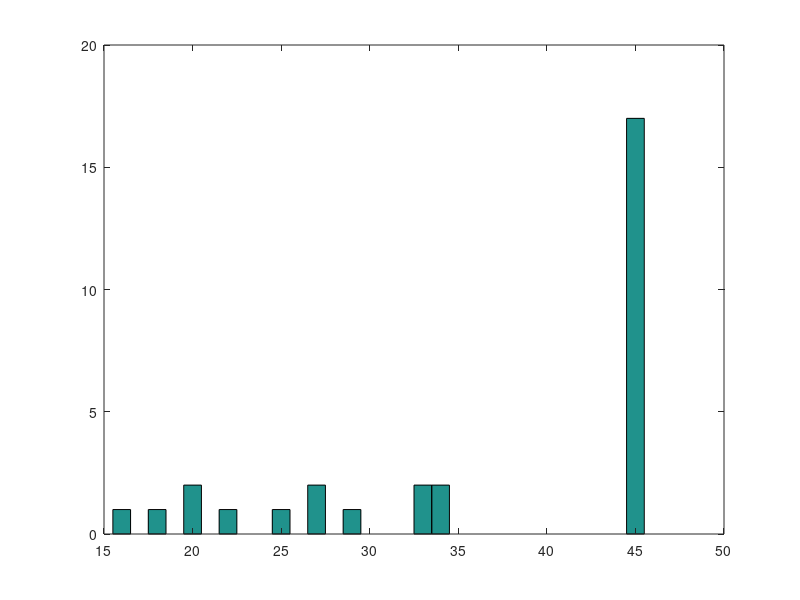
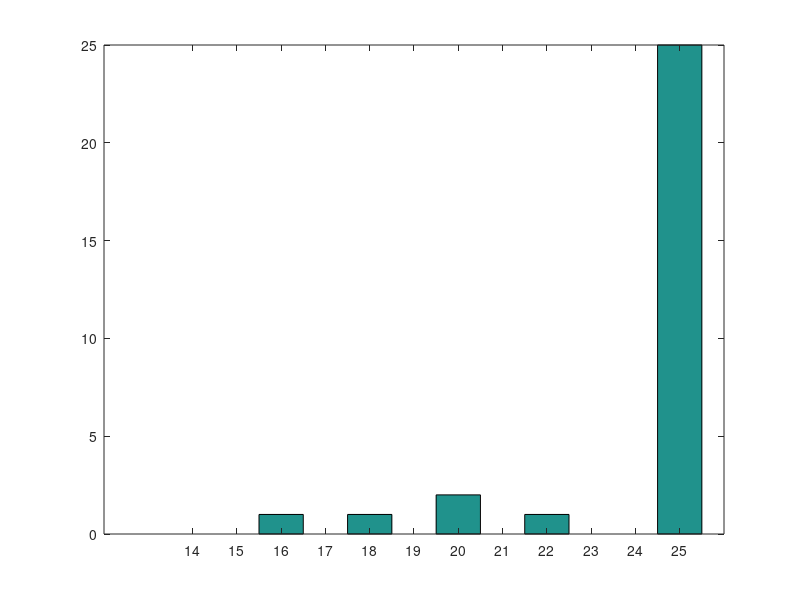

Recreate these plots in MATLAB, in order. (Note: this script raises an error after producing the figures.)
%function compile_rgc_fulldataset
close all
clear all
n_obs=0;
day = [1 1 1 2 3 3 ];

PostnatalAge = [45 45 45 45 45 45 45 29 33 33 34 34 45 45 45 45 45 45 27 45 27 18 45 22 45 45 20 20 25 16]
% PostnatalAge(PostnatalAge==60)=30;
figure
hist(PostnatalAge,min(PostnatalAge):max(PostnatalAge))

figure
hist(PostnatalAge(PostnatalAge<60),14:25)

agelist=sort(unique(PostnatalAge));
agelist=agelist(agelist~=25);

 
analysisPath = 'E:\Wayne Matlab data\Wayne data\analysis files\rgc\'
afile = { 'analysis_01312014_anesRGC_rec1new_P45.mat'...
    'analysis_02182014_anesRGC_rec1cluster2_P45.mat'...
    'analysis_02212014_anesRGC_rec1c_P45.mat'...
    'analysis_02272014_anesRGC_rec2b_P45.mat'...
    'analysis_03142014_anesRGC_rec1_P45.mat'...
    'analysis_03142014_anesRGC_rec2a_P45.mat'...
    'analysis_03172014_anesRGC_rec1acluster2_P45.mat'...
    'analysis_03212014_anesRGC_rec1_P29.mat'...
    'analysis_03252014_anesRGC_rec1_P33.mat'...
    'analysis_03252014_anesRGC_rec2_P33.mat'...
    'analysis_03262014_anesRGC_rec1b_P34.mat'...
    'analysis_03262014_anesRGC_rec2_P34.mat'...
    'analysis_03312014_anesRGC_rec1_P45.mat'...
    'analysis_04022014_anesRGC_rec1_P45.mat'...
    'analysis_04022014_anesRGC_rec2_P45.mat'...
    'analysis_04232014_anesRGC_rec1_P45.mat'...
    'analysis_04252014_anesRGC_rec1_P45.mat'...
    'analysis_04302014_anesRGC_rec1_P45.mat'...
    'analysis_05012014_anesRGC_rec1b_P27.mat'...
    'analysis_05142014_anesRGC_rec1_P45.mat'...
    'analysis_05222014_anesRGC_rec1_P27.mat'...
    'analysis_06032014_anesRGC_rec1_P18.mat'...
    'analysis_06112014_anesRGC_rec1_P45.mat'...
    'analysis_06242014_anesRGC_rec1_P22.mat'...
    'analysis_06272014_anesRGC_rec1_P45.mat'...
    'analysis_06272014_anesRGC_rec2_P45.mat'...
    'analysis_07092014_anesRGC_rec1_P20.mat'...
    'analysis_07102014_anesRGC_rec1new_P20.mat'...
    'analysis_07282014_anesRGC_rec1_P25.mat'...
    'analysis_08132014_anesRGC_rec1b_P16.mat'...
    };

histoPath = 'C:\data\matlab data\Wayne Matlab data\histology\development histology\'
histfile = { '','';...
    '','';...
    '','';... 
    '','';...
    '','';...
    '','';...
    '','';...
    '','';...
    '','';...
    '','';...
    '','';...
    '','';...
    '','';...
    '','';...
    '','';...
    '','';...
    '','';...
    '','';...
    '','';...
    '','';...
    '','';...
    '','';...
    '','';...
    '','';...
    '','';...
    '','';...
    '','';...
    '','';...
    '','';...
    '','';...
    };


for i = 1:length(afile)
     afile{i} = [analysisPath afile{i}];
    for s = 1:2  
    if ~isempty(histfile{i,s})
        histfile{i,s} = [histoPath histfile{i,s}];
    end
    end
end



%%% WWT
%%% note - this assumes both shanks are in roughly same A/P position

% lgnPos  = [0 0 3 3 4 0 0 0 0 0 0 0 3 0 0 0 2 3 1 3 0 0 0 0 2 1 4 3 1 1 2 2 1 4 2 4 3 2 2];
% 
% %%% lgnPos = ceil(5*rand(length(afile),1));
% 
% length(afile)
% length(histfile)
% length(lgnPos)
% 
% [anatomy sections]=LGN_histo_twoshank(histfile, lgnPos);
% 
% 
 numsites = ones(1,length(histfile));
% 
% 
% % manual_type = xlsread('C:\data\lgn rf project_new0824\lgn_analysis\lgn types 091412.xlsx','A1:A294');
% % manual_outside = xlsread('C:\data\lgn rf project_new0824\lgn_analysis\lgn types 091412.xlsx','B1:B294');
% % manual_outside(isnan(manual_outside))=0;
 n=0;

 clear mv_all
for i = 1:length(afile);
    i
    clear displayOffset drift mv fl wn wn_movement
    load(afile{i});
    cell_range = n+(1:length(drift));
    n=n+length(drift);
    size(wn)
    if size(wn,2)==2
        wn_all(cell_range,:)=wn
    else
        wn_all(cell_range,1)=wn
    end
    drift_all(cell_range)=drift;

    fl_all(cell_range)=fl;
    if exist('wn_movement','var')
        if ~isfield(wn_movement,'spikes')
            wn_movement(1).freqs = NaN; wn_movement(1).mv_lfp = NaN; wn_movement(1).mvlfp_tdata=NaN;
            wn_movement(1).speed = NaN; wn_movement(1).spikes = NaN; wn_movement(1).lfpV = NaN; wn_movement(1).lfpT=NaN;
            wn_movement(1).frameNum=NaN; wn_movement(1).frameT=NaN;
        end
        movement_all(cell_range)=wn_movement;
    end
    
    age(cell_range) = PostnatalAge(i);
    site(cell_range)=i;
    cell_id(cell_range,:) = cells;
    if size(wv,1)>19
        wv=wv(1:19,:);
    end
    wvform(cell_range,:) = wv';
    if ~exist('displayOffset')
        display(sprintf('need to add display for file %d',i))
       % input('press return to continue')
        displayOffset =45;
        displayHeight=4;
    end
    offsetX(cell_range)=displayOffset;
    offsetY(cell_range)=displayHeight*atand(1/25);

    
end

wn_degperpix = wn(end).degperpix;

clear p
n_sta=0;
%%% fit wn movie stas
wn_cr=nan(n,2);
for eye=1:2;
    for cell_n = 1:n
        cell_n
        wn_all(cell_n,eye).sta_fit=[nan nan nan nan nan nan ];
        wn_all(cell_n,eye).fitsta=nan;
        if ~isempty(wn_all(cell_n,eye).N)
            
            wn_cr(cell_n,eye) = (wn_all(cell_n,eye).crf(10) - wn_all(cell_n,eye).crf(1));
            eye
            for s =1:3
                sta = double(squeeze(wn_all(cell_n,eye).svd_xy(s,:,:)));
                
                [fit g]= fitLGNrf(sta);
                background = find(abs(g-fit(2))<(0.1*abs(fit(1))));
                if fit(1)>1 | fit(3)<1 | fit(4)<1 | fit(3)>size(sta,1) | fit(4)>size(sta,2)
                    break
                end
                z=abs(fit(1))/std(sta(background))
                
                if z>6
                    wn_all(cell_n,eye).sta_t = wn_all(cell_n,eye).svd_t(:,s);
                    if wn_all(cell_n,eye).sta_t(6)<0;
                        wn_all(cell_n,eye).sta_t = wn_all(cell_n,eye).sta_t *-1;
                        fit(1) = fit(1)*-1;
                        fit(2)=fit(2)*-1;
                    end
                    wn_all(cell_n,eye).sta_fit=fit;
                    wn_all(cell_n,eye).sta_final=sta;
                    wn_all(cell_n,eye).zscore=z;
                    wn_all(cell_n,eye).fitsta= g;
                    %                 figure
                    %                 subplot(2,2,1)
                    %                 imagesc(sta); axis equal; axis tight;
                    %
                    %                 subplot(2,2,2)
                    %                 imagesc(g);axis equal; axis tight;
                    %
                    %                 subplot(2,2,4);
                    %                 plot(wn_all(cell_n,eye).sta_t)
                    %                 xlim([0 30])
                    %
                    
                    n_sta=n_sta+1;
                    break
                end
            end
        end
    end
end

for cell_n=1:n
wn_spont(cell_n) = mean(wn_all(cell_n,1).crf([1 20]))/600;
end
figure
hist(wn_spont);
% figure
% plot(dr_spont,wn_spont,'o')




[sp sperr] = sortbyage(wn_spont',age,agelist,1);
figure
errorbar(agelist,sp,sperr);
ylabel('wn spont rate (sp/sec)')

[wnamp wnerr] = sortbyage(wn_cr(:,1)/600,age,agelist,1);
figure
errorbar(agelist,wnamp,wnerr)
ylabel('evoked wn firing (sp/sec)')

ind=0;
tmin=zeros(1,cell_n); tmax = tmin; wn_lat=tmin;

x0 = nan(n,1); y0 = nan(n,1); wx=nan(n,1),wy=nan(n,1);A = nan(n,1); wn_resp = nan(n,1); wn_phase=nan(n,1);
tmin= nan(n,1); tmax=nan(n,1); wn_lat = nan(n,1); wn_cr_norm=nan(n,1);wn_adapt=nan(n,1); dom_eye=ones(n,1)
mv_x0 = nan(n,1); mv_y0=nan(n,1); fl_x0=nan(n,1); fl_y0=nan(n,1);
dom_eye(wn_cr(:,2)>1000 & wn_cr(:,2)>wn_cr(:,1)& wn_cr(:,1)>-10^3)=2;
figure
scatter(wn_cr(:,1),wn_cr(:,2),6,dom_eye)
xlabel('contra eye response')
ylabel('ipsi eye response');
legend('contra unit','ipsi unit')


age(age==60)=30;




%%% fill in white noise params
for cell_n=1:n
    for eye=1:2
        
        if ~isempty(wn_all(cell_n,eye).N)
            if eye==dom_eye(cell_n);
                %                 if eye==2
                %                     keyboard
                %                 end;
                dom_eye(cell_n)=eye;
                wn_resp(cell_n) = wn_all(cell_n,eye).responsiveness(1);
                wn_phase(cell_n) =wn_all(cell_n,eye).phase;
                A(cell_n) = wn_all(cell_n,eye).sta_fit(1);
                wx(cell_n)=abs(wn_all(cell_n,eye).sta_fit(6));
                wy(cell_n)=abs(wn_all(cell_n,eye).sta_fit(5));
                x0(cell_n)= (wn_all(cell_n,eye).sta_fit(4) - 64)*wn_degperpix + offsetX(cell_n);
                y0(cell_n)= (wn_all(cell_n,eye).sta_fit(3) - 38)*wn_degperpix ;  %%% top of monitor = -38, bottom = 38,  so moving upward means more negative
                y0(cell_n) = -y0(cell_n) + offsetY(cell_n);  %%% invert so y goes from bottom up
                if ~isempty(wn_all(cell_n,eye).sta_t)
                    [z wn_lat(cell_n)] = max(wn_all(cell_n,eye).sta_t);
                    tmax(cell_n)=max(wn_all(cell_n,eye).sta_t - wn_all(cell_n,eye).sta_t(1))*sign(A(cell_n));
                    tmin(cell_n)=min(wn_all(cell_n,eye).sta_t- wn_all(cell_n,eye).sta_t(1))*sign(A(cell_n));
                end
                %wn_cr(cell_n) = (wn_all(cell_n,eye).crf(10) - wn_all(cell_n,eye).crf(1));
                wn_cr_dom(cell_n) = wn_cr(cell_n,eye);
                wn_cr_norm(cell_n) = (wn_all(cell_n,eye).crf(10) - wn_all(cell_n,eye).crf(1)) ./ ( (wn_all(cell_n,eye).crf(10) + wn_all(cell_n,eye).crf(1)));
                up = mean(wn_all(cell_n,eye).crf(1:10)); dn = mean(wn_all(cell_n,eye).crf(11:20));
                if up~=0
                    wn_adapt(cell_n) = dn/up;
                end
                
            
                if ~isstruct(fl_all(cell_n))
                    fl_x0(cell_n) = NaN; fl_y0(cell_n)=NaN;
                else
                    if ~isempty(fl_all(cell_n).sta_pos)
                        fl_x0(cell_n) = fl_all(cell_n).sta_pos(1)*fl_all(length(wn_all)).degperpix + offsetX(cell_n);
                        fl_y0(cell_n) = -fl_all(cell_n).sta_pos(2)*fl_all(length(wn_all)).degperpix +offsetY(cell_n);
                    end
                end
                
            end
        end
    end
end


tratio=-tmin./tmax;
tratio(tratio>1)=1;


%%% flash spots
for cell_n = 1:n
    f= fl_all(cell_n);
    if ~isempty(f.N)
        flash_spont = mean(f.onset_hist(f.onset_bins<0.25))
        %     figure
        %      for r = 1:2
        %          hold on
        %          if r==1
        %          plot(f.onset_bins(1:end-1),squeeze(mean(f.onset_hist(r,:,:),2)))
        %          else
        %            plot(f.onset_bins(1:end-1),squeeze(mean(f.onset_hist(r,:,:),2)),'r')
        %          end
        %      end
        
        [junk fl_onoff(cell_n) ] = max(nanmean(f.hist_all,2));
        
        sz= squeeze(f.hist_all(fl_onoff(cell_n),:))-f.spont;
        fl_sztune(cell_n,:)=sz;
        [fl_amp(cell_n) fl_sz(cell_n)] = max(sz) ;
        fl_supp(cell_n) = sz(end)/max(sz);
        fl_spont(cell_n) = f.spont;
        c=corrcoef(squeeze(mean(f.onset_hist(1,:,:),2)), squeeze(mean(f.onset_hist(2,:,:),2)));
        fl_onoffcorr(cell_n) =c(2,1);
        use_sizes = find(sz>0.5*max(sz))
        for r=1:2
            
            h = squeeze(mean(f.onset_hist(r,use_sizes,:),2))-f.spont;
            fl_tseries(cell_n,r,:) = h;
            [onset(cell_n,r) onset_lat(cell_n,r)]=max(h(f.onset_bins>=0.3 & f.onset_bins<0.55));
            onset_sust(cell_n,r) = mean(h(f.onset_bins>=0.3 & f.onset_bins<0.55))/onset(cell_n,r);
            [offset(cell_n,r) offset_lat(cell_n,r)]=max(h(f.onset_bins>=0.55 & f.onset_bins<0.8));
            offset_sust(cell_n,r) = mean(h(f.onset_bins>=0.55 & f.onset_bins<0.8))/offset(cell_n,r);
        end
        
        
        if f.lag==1  %%% responds to offset
            fl_lat(cell_n)=offset_lat(cell_n,fl_onoff(cell_n));
            sustain(cell_n) =offset_sust(cell_n,fl_onoff(cell_n));
        else
            sustain(cell_n) =onset_sust(cell_n,fl_onoff(cell_n));
            fl_lat(cell_n)=onset_lat(cell_n,fl_onoff(cell_n));
        end
        fl_onset_amp(cell_n) = onset(cell_n,fl_onoff(cell_n));
        fl_lag(cell_n) = f.lag;
        fl_onoff(cell_n) = 2*(fl_onoff(cell_n)-1.5);
        if fl_lag(cell_n)==1  %%% if a cell responds with 1 frame delay, it is responding to offset
            fl_onoff(cell_n)=-1*fl_onoff(cell_n);
        end
    end
end

fl_thresh=1;

[supp supperr] = sortbyage(fl_supp',age,agelist,fl_amp>fl_thresh );
figure
errorbar(agelist,supp, supperr);
ylabel('size suppression');

[sz szerr] = sortbyage(fl_sz',age,agelist,fl_amp>fl_thresh);
figure
errorbar(agelist,sz, szerr);
ylabel('pref size')

[lat laterr] = sortbyage(fl_lat',age,agelist,fl_amp>fl_thresh);
figure
errorbar(agelist,lat, laterr);
ylabel('flash spot latency (frames)')

[resp resperr] = sortbyage(wx,age,agelist,1)
figure
errorbar(agelist,resp, resperr);
ylabel('wx white noise)')

[resp resperr] = sortbyage(fl_amp',age,agelist,1)
figure
errorbar(agelist,resp, resperr);
ylabel('spot response (sp/sec)')


[resp resperr] = sortbyage(fl_amp'>fl_thresh,age,agelist,1)
figure
errorbar(agelist,resp, resperr);
ylabel('% responsive')



fl_type= nan(size(fl_lag));
fl_type(fl_lag==0)=1;
fl_type(fl_lag==1)=2;


%n_obs=n_obs+1; obs_name{n_obs} = 'fl size supp'; obs(:,n_obs) = fl_supp;


fl_sz(fl_amp<fl_thresh)=nan;
fl_lag(fl_amp<fl_thresh)=nan;
fl_type(fl_amp<fl_thresh)=nan;
sustain(fl_amp<fl_thresh)=nan;
fl_onoff(fl_amp<fl_thresh)=nan;
fl_lat(fl_amp<fl_thresh)=nan;
fl_onoffcorr(fl_amp<fl_thresh)=nan;

fl_x0(fl_amp<fl_thresh)=nan;
fl_x0(fl_x0<-20)=nan;
fl_y0(fl_amp<fl_thresh)=nan;

sustain(sustain<0)=nan;
sustain(sustain>1)=nan;


sustain_norm = sustain;
sustain_norm(sustain_norm<0)=0;
sustain_norm(fl_onset_amp<2)=nan;


clear driftOSI driftDSI

%%% drifting gratings
for cell_n=1:length(histox)
    d = drift_all(cell_n);
    dr_spont(cell_n)=d.spont(1);
    tfs = squeeze(nanmean(d.orient_tune(1:2,:,:),3));
    tf_ratio(cell_n,:) = (tfs(2,:)-tfs(1,:))./(tfs(2,:) + tfs(1,:));
    %figure('Name',sprintf('cell %d',cell_n))
    color = {'b','r'};
    [sf_amp(cell_n) peak_sf(cell_n)] = max(squeeze(mean(nanmean(d.sf_tune(:,1:2,:),2),1)));
    
    drift_amp(cell_n) = max(max(max(d.orient_tune)));
    for r=1:2  %%% tempfreq
        lowsf(cell_n,r)=d.sf_tune(r,1,1);
        for f=1:2  %%% F0 F1
            [peak_amp peak_tf(cell_n)] = max(squeeze(nanmean(d.sf_tune(:,f,:),3)));
            drift_os = squeeze(d.orient_tune(r,f,:));
            [dr_osi(cell_n,r,f) dr_prefO(cell_n,r,f)]= calcOSI(drift_os,0);
            [dr_dsi(cell_n,r,f) dr_prefD(cell_n,r,f)]= calcOSI(drift_os,1);
            
            %                 subplot(2,2,f)
            %                 hold on
            %                 plot(drift_os,color{r});
            %                 title(sprintf('tfratio %f',tf_ratio(cell_n,f)));
            
            drift_sf= squeeze(d.sf_tune(r,f,:));
            %                 subplot(2,2,f+2)
            %                 hold on
            %                 plot(drift_sf,color{r});
            %                 title(sprintf('peak sf %d',peak_sf(cell_n)));
            %axis([1 8 min(0,min(drift_os)) max(drift_os)])
        end
    end
    pref_tf = round(sign(tf_ratio(cell_n,1))/2 + 1.5);
    if isnan(pref_tf)
        pref_tf = 1;
    end
    driftOSI(cell_n,:) = dr_osi(cell_n,pref_tf,:);
    driftDSI(cell_n,:) = dr_dsi(cell_n,pref_tf,:);
    driftOSItheta(cell_n,:) = dr_prefO(cell_n,pref_tf,:);
    driftDSItheta(cell_n,:) = dr_prefD(cell_n,pref_tf,:);
    driftF1F0(cell_n)=sum(d.orient_tune(pref_tf,2,:)) / sum(d.orient_tune(pref_tf,1,:)); %%% replace with max?
    %         driftF1F0(cell_n)=max(d.orient_tune(pref_tf,2,:)) / max(d.orient_tune(pref_tf,1,:)); %%% replace with max?
    lowpass(cell_n) = lowsf(cell_n,pref_tf);
end


[resp resperr] = sortbyage(sf_amp',age,agelist,1);
figure
errorbar(agelist,resp,resperr);
ylabel('grating response (sp/sec)');

[resp resperr] = sortbyage(sf_amp'>1,age,agelist,1);
figure
errorbar(agelist,resp,resperr);
ylabel('% responsive (>1sp/sec)');

[sf sferr] = sortbyage(peak_sf',age,agelist,sf_amp>2)
figure
errorbar(agelist,sf,sferr);
ylabel('peak sf (cpd)');

[sp sperr] = sortbyage(dr_spont',age,agelist,1)
figure
errorbar(agelist,sp,sperr);
ylabel('spont rate (sp/sec)');

[osi osierr] = sortbyage(driftOSI(:,1)>0.2,age,agelist,sf_amp>2);
figure
errorbar(agelist,osi,osierr);
ylabel('fraction orientation selective >0.2')


[dsi dsierr] = sortbyage(driftDSI(:,1)>0.2,age,agelist,sf_amp>2);
figure
errorbar(agelist,dsi,dsierr);
ylabel('fraction direction selective >0.2')

sbc= (wn_cr_dom<-1*10^3);

[sbc_frac sbc_err] = sortbyage(sbc',age,agelist,1);
figure
errorbar(agelist,sbc_frac,sbc_err);
ylabel('fraction sbc');


thresh=3;
mv_osi(mv_amp<thresh)=nan;
mv_dsi(mv_amp<thresh)=nan;
mv_spd(mv_amp<thresh)=nan;
mv_spd_ratio(mv_amp<thresh)=nan;
mv_x0(mv_amp<thresh)=nan;
mv_y0(mv_amp<thresh)=nan;

d_thresh=1;
driftF1F0(driftF1F0<0)=0;
tf_ratio(tf_ratio>1)=1;
tf_ratio(tf_ratio<-1)=-1;
tf_ratio(sf_amp<d_thresh)=nan;
peak_sf(sf_amp<d_thresh)=nan;
driftDSI(sf_amp<d_thresh,:)=nan;
driftOSI(sf_amp<d_thresh,:)=nan;
driftF1F0(sf_amp<d_thresh)=nan;




%%% lots of misc figs
for misc_figs = 1:0
    figure
    hist(wn_cr);
    
    figure
    hist(wn_cr_norm)
    
    figure
    polar(wn_phase,wn_resp,'o');
    figure
    plot(wn_resp.*cos(wn_phase),wn_cr_norm,'o');
    
    %%% wn amplitudes
    figure
    hist(A)
    sum(~isnan(A))/length(A)
    
    %%% wn sizes
    figure
    plot(wx*0.7,wy*0.7,'o');
    axis([0 10 0 10])
    axis square
    
    
    
    
    %%% wn on/off
    figure
    plot(tmax,tmin,'o')
    axis([-1 1 -1 1])
    axis square
    
    %%% wn latency
    figure
    hist(wn_lat(wn_lat>0))
    
    %%% wn sites
    figure
    color = {'bo','go','ro','co','mo','yo','ko'};
    for i=1:length(afile);
        hold on
        plot(x0(site==i),y0(site==i),color{mod(i,7)+1})
        
    end
    axis ij
    
    
    figure
    plot(tmin./tmax,wx,'o')
    
    figure
    plot(fl_lag,wx,'o')
    xlabel('flash_lag');
    ylabel('width deg');
    
    figure
    plot(x0,wx,'o')
    axis([0 128 0 15])
    xlabel('x - deg');
    ylabel('width x - deg');
    
    figure
    plot(x0,wy,'o')
    
    figure
    hist(fl_lat(fl_amp>4 & fl_lag==0));
    
    figure
    hist(sustain(fl_amp>4 & fl_lag==0));
    
    
    figure
    hist(tmin./tmax)
    
    figure
    plot(fl_lat(fl_amp>2 & fl_lag==0),sustain(fl_amp>2 & fl_lag==0),'o' );
    
    
    figure
    plot(tmax(fl_lag==0),tmin(fl_lag==0),'o')
    hold on
    plot(tmax(fl_lag==1),tmin(fl_lag==1),'ro')
    
    figure
    plot(fl_sz(fl_amp>4),wx(fl_amp>4),'o');
    hold on
    plot(fl_sz(fl_amp>4),wy(fl_amp>4),'go');
    figure
    plot(onset);
    figure
    plot(offset);
    
    figure
    plot(fl_onoff(fl_amp>4),tmax(fl_amp>4),'o')
    
    figure
    plot(onset(:,1),onset(:,2),'o')
    xlabel('off response onset')
    ylabel('on response onset')
    axis equal
    figure
    plot(onset(:,1),offset(:,2),'o');
    axis equal
    hold on
    plot(onset(:,2),offset(:,1),'ro')
    axis equal
    
    figure
    for i =1:2
        hold on
        if i==1
            plot(x0(fl_lag==0),y0(fl_lag==0),'o');
        elseif i==2
            plot(x0(fl_lag==1),y0(fl_lag==1),'go');
        end
    end
    title('position - lag =0 vs 1')
    axis ij
    
    fl_responder=find(onset>5)
    figure
    plot(onset_sust(fl_responder),onset_lat(fl_responder),'o')
    
    figure
    hist(onset_sust(onset>5));
    
    figure
    hist(onset_lat(onset>5),0:10)
    
    figure
    plot(fl_sz(fl_amp>1),fl_amp(fl_amp>1),'o')
    
    figure
    hist(fl_supp(fl_amp>2))
    
    figure
    plot(fl_lag(fl_amp>4),fl_supp(fl_amp>4),'o')
    
    
    fl_resp = find(fl_amp>4 | (fl_amp>2 & fl_spont<1))
    
end

for histo_analysis=1:0
    
    fl_y0 = fl_y0 - (nanmean(fl_y0)-nanmean(y0));
    mv_y0 = mv_y0 - (nanmean(mv_y0)-nanmean(y0));
    fl_x0 = fl_x0 - (nanmean(fl_x0)-nanmean(x0));
    mv_x0 = mv_x0 - (nanmean(mv_x0)-nanmean(x0));
    
    meanx0 = nanmean([x0 fl_x0 mv_x0],2);
    meany0 = nanmean([y0 fl_y0 mv_y0],2);
    
    offsets = zeros(length(x0),max(day));
    for i = 1:max(day);
        offsets(:,i)=(day(site)==i)';
    end
    
    %xyz = [ones(size(x0)) alignedX' alignedY' histSection'*200];
    xyz = [offsets alignedX' alignedY' histSection'*200];
    
    xc = regress(meanx0,xyz);
    yc = regress(meany0,xyz);
    xfit = xyz*xc;
    yfit = xyz*yc;
    
    colordef white
    figure
    scatter(meanx0,xfit,8,site);
    xlabel('x0'); ylabel('xfit');
    axis equal
    
    figure
    scatter(meany0,yfit,8,site);
    xlabel('y0'); ylabel('yfit');
    axis equal
    
    figure
    plot(x0,mv_x0,'o');
    xlabel('wn x0'); ylabel('mv x0')
    hold on; axis equal
    plot([0 100],[0 100])
    
    
    figure
    plot(y0,mv_y0,'o')
    xlabel('wn y0'); ylabel('mv y0')
    hold on; axis equal
    plot([0 100],[0 100])
    
    
    figure
    plot(x0,fl_x0,'o');
    xlabel('wn x0'); ylabel('fl x0')
    hold on; axis equal
    plot([0 100],[0 100])
    
    figure
    plot(y0,fl_y0,'o')
    xlabel('wn y0'); ylabel('fl y0')
    hold on; axis equal
    plot([0 100],[0 100])
    
end


% figure
% hold on
% for siteN = 1:32
%     pts = find(site==siteN);
%     plot(histoy(pts),meany0(pts)')
%     if sum(~isnan(meany0(pts)))>1
%         yc = regress(meany0(pts),[ones(size(meany0(pts))) histoy(pts)']);
%         scale(siteN) = yc(2);
%     end
% end

figure
plot(histox,histoy,'o')
axis equal
n_obs=0;
clear obs_name obs

for setup_obs=1:1
    n_obs=n_obs+1; obs_name{n_obs} = 'histox'; obs(:,n_obs) = histox;
    n_obs=n_obs+1; obs_name{n_obs} = 'histoy'; obs(:,n_obs)=histoy;
    n_obs=n_obs+1; obs_name{n_obs} = 'hist sections'; obs(:,n_obs)=histSection;
    n_obs=n_obs+1; obs_name{n_obs} = 'x0'; obs(:,n_obs) = x0;
    n_obs=n_obs+1; obs_name{n_obs} = 'y0'; obs(:,n_obs)=y0;
    n_obs=n_obs+1; obs_name{n_obs} = 'eye'; obs(:,n_obs) = dom_eye;
    n_obs=n_obs+1; obs_name{n_obs} = 'manual type'; obs(:,n_obs) = manual_type;
    n_obs=n_obs+1; obs_name{n_obs} = 'sta amp'; obs(:,n_obs)=A;
    n_obs=n_obs+1; obs_name{n_obs} = 'flash on/off'; obs(:,n_obs) = fl_onoff;
    
    n_obs=n_obs+1; obs_name{n_obs} = 'tminmax'; obs(:,n_obs) = tratio;
    n_obs=n_obs+1; obs_name{n_obs} = 'wx'; obs(:,n_obs) = wx;
    n_obs=n_obs+1; obs_name{n_obs} = 'wy'; obs(:,n_obs)=wy;
    n_obs=n_obs+1; obs_name{n_obs} = 'sta latency'; obs(:,n_obs) = wn_lat;
    n_obs=n_obs+1; obs_name{n_obs} = 'flash latency'; obs(:,n_obs) = fl_lat;
    
    n_obs=n_obs+1; obs_name{n_obs} = 'peak size'; obs(:,n_obs) = fl_sz;
    n_obs=n_obs+1; obs_name{n_obs} = 'fl_lag'; obs(:,n_obs) = fl_lag;
    n_obs=n_obs+1; obs_name{n_obs} = 'offset-onset'; obs(:,n_obs)=-fl_type;
    n_obs=n_obs+1; obs_name{n_obs} = 'sustain'; obs(:,n_obs) = sustain;
    n_obs=n_obs+1; obs_name{n_obs} = 'onfoff corr'; obs(:,n_obs) = fl_onoffcorr;
    
    n_obs=n_obs+1; obs_name{n_obs} = 'mv osi'; obs(:,n_obs) =mv_osi;
    n_obs=n_obs+1; obs_name{n_obs} = 'mv dsi'; obs(:,n_obs) = mv_dsi;
    n_obs=n_obs+1; obs_name{n_obs} = 'peak speed'; obs(:,n_obs) = mv_spd;
    n_obs=n_obs+1; obs_name{n_obs} = 'mv sp ratio'; obs(:,n_obs) = mv_spd_ratio;
    
    n_obs=n_obs+1; obs_name{n_obs} = 'TF ratio'; obs(:,n_obs) = tf_ratio(:,1)';
    n_obs=n_obs+1; obs_name{n_obs} = 'peakSF'; obs(:,n_obs) = peak_sf;
    %n_obs=n_obs+1; obs_name{n_obs} = 'drift amp'; obs(:,n_obs) = sf_amp;
    
    d = driftDSI(:,1)';
    d(d>0.3)=d(d>0.3)+0.1;
    n_obs=n_obs+1; obs_name{n_obs} = 'DSI'; obs(:,n_obs) = d;
    %   n_obs=n_obs+1; obs_name{n_obs} = 'driftDSI1'; obs(:,n_obs) = driftDSI(:,2)';
    
    d = driftOSI(:,1)';
    d(d>0.33)=d(d>0.33)+0.1;
    n_obs=n_obs+1; obs_name{n_obs} = 'OSI'; obs(:,n_obs) = d;
    %  n_obs=n_obs+1; obs_name{n_obs} = 'driftOSI1'; obs(:,n_obs) = driftOSI(:,2)';
    n_obs=n_obs+1; obs_name{n_obs} = 'F1/F0'; obs(:,n_obs) = driftF1F0;
    
    n_obs=n_obs+1; obs_name{n_obs} = 'contrast resp'; obs(:,n_obs) = wn_cr_dom;
    n_obs=n_obs+1; obs_name{n_obs} = 'contrast resp_norm'; obs(:,n_obs)=wn_cr_norm;
    n_obs=n_obs+1; obs_name{n_obs} = 'sbc'; obs(:,n_obs)=(wn_cr_dom<-1*10^3);
    n_obs=n_obs+1; obs_name{n_obs} = 'wn adapt'; obs(:,n_obs)=wn_adapt;
    n_obs=n_obs+1; obs_name{n_obs} = 'spont'; obs(:,n_obs) = dr_spont;
    
end


figure
for i = 1:n_obs;
    subplot(5,7,i)
    [h b]=hist(obs(:,i));
    bar(b,h);
end


%usedcells= find(inside & ~(isnan(obs(:,4)) & isnan(obs(:,16))&isnan(obs(:,24))));
resp =~isnan(obs(:,find(strcmp(obs_name,'sta amp'))))+  ~isnan(obs(:,find(strcmp(obs_name,'offset-onset')))) +...
    ~isnan(obs(:,find(strcmp(obs_name,'peak speed'))))+  ~isnan(obs(:,find(strcmp(obs_name,'F1/F0')))) ;

sbc = wn_cr_dom<-1*10^3;
sbc=sbc';

usedcells = find(manual_type~=0)
%usedcells = find(inside & resp>=1| sbc);
%usedcells = 1:length(sbc);
%usedcells=find(manual_type>=1 & manual_type<=2)
length(usedcells)

obs_used = obs(usedcells,:);
obs_used=replaceNan(obs_used,obs_name,'DSI',0);
obs_used=replaceNan(obs_used,obs_name,'OSI',0);
obs_used=replaceNan(obs_used,obs_name,'mv osi',0);
obs_used=replaceNan(obs_used,obs_name,'mv dsi',0);
obs_used=replaceNan(obs_used,obs_name,'sta amp',0);
obs_used=replaceNan(obs_used,obs_name,'peak speed',3);
obs_used=replaceNan(obs_used,obs_name,'mv sp ratio',0);

obs_norm = (obs_used-repmat(nanmean(obs_used),size(obs_used,1),1))./repmat(nanstd(obs_used),size(obs_used,1),1);
obs_norm(obs_norm>2)=2;
obs_norm(obs_norm<-2)=-2;

figure
for i = 1:n_obs;
    subplot(5,7,i)
    [h b]=hist(obs_norm(:,i));
    bar(b,h);
    set(gca,'Ytick',[])
    title(obs_name{i})
end

labels  ={};
for i = 1:length(obs_name);
    labels{i} = sprintf('%s  %d',obs_name{i},i);
end

figure
pcorr = corrcoef(obs_norm,'rows','pairwise');
pcorr(isnan(pcorr))=0;
imagesc(pcorr)
set(gca,'YTickLabel',labels)
set(gca,'YTick',1:length(obs_name))
title('pairwise')

labels  ={};
for i = 1:length(obs_name);
    labels{i} = sprintf('%s  %d',obs_name{i},i);
end

start_obs=8;
used_obs=start_obs:n_obs;
used_obs=used_obs(used_obs~=find(strcmp(obs_name,'fl_lag'))); %%% fl_lag (1,2 are the only meaningful)
used_obs=used_obs(used_obs~=find(strcmp(obs_name,'contrast resp_norm'))); %%% cr_norm (captured by cr)
%used_obs=used_obs(used_obs~=find(strcmp(obs_name,'driftDSI1'))); %%% drift DSI F1
%used_obs=used_obs(used_obs~=find(strcmp(obs_name,'driftOSI1')));  %%% drift OSI F1
used_obs=used_obs(used_obs~=find(strcmp(obs_name,'wx'))); %%% drift DSI F1
used_obs=used_obs(used_obs~=find(strcmp(obs_name,'wy')));  %%% drift OSI F1
%used_obs=used_obs(used_obs~=find(strcmp(obs_name,'sustain')));  %%% sustained / trans from flash; redundant with lag
used_obs=used_obs(used_obs~=find(strcmp(obs_name,'tminmax')));  %%% drift OSI F1
used_obs=used_obs(used_obs~=find(strcmp(obs_name,'wn adapt')));  %%% drift OSI F1


used_obs=used_obs(used_obs~=find(strcmp(obs_name,'mv sp ratio')));  %%% redundant with speed
used_obs=used_obs(used_obs~=find(strcmp(obs_name,'mv dsi')));  %%% redundant with mv osi
used_obs=used_obs(used_obs~=find(strcmp(obs_name,'mv osi')));  %%% redundant with mv osi
obs_id = find(strcmp(obs_name,'sbc'))
obs_norm(:,obs_id) = obs_norm(:,obs_id)*1.5;
obs_id = find(strcmp(obs_name,'OSI'))
obs_norm(:,obs_id) = obs_norm(:,obs_id)*1.5;
obs_id = find(strcmp(obs_name,'DSI'))
obs_norm(:,obs_id) = obs_norm(:,obs_id)*1.5;
used_obs=used_obs(used_obs~=find(strcmp(obs_name,'sbc')));  %%% redundant with speed


%used_obs=used_obs(used_obs~=find(strcmp(obs_name,'dr spont'))); %%% drift DSI F1

%
% e = eig(pcorr(used_obs,used_obs));
% figure
% plot(e(end:-1:1));
% [v d] = eig(pcorr(used_obs,used_obs));
% figure
% imagesc(v(:,size(v,2):-1:1));
% set(gca,'YTickLabel',labels(used_obs))
% set(gca,'YTick',1:length(obs_name))
% title('pairwise corr')
close all

%%% perform clustering!!!
for rep=2:2;
    for c_rep=6:6
        npca=2*rep+4;
        %npca =6;
        n_clust=c_rep;
        % n_clust=c_rep+5;
        
        phi=1.05                       % fuzzy exponent
        
        maxiter=200;
        toldif=0.0000001;
        
        ndata = length(obs_norm);         % number of data
        % initialise random
        Uinit= initmember(0.1,n_clust,ndata);
        tic
        %data=pc(:,1:npca);
        data = obs_norm(:,used_obs);
        data(isnan(data))=0;
        
        figure
        imagesc(data')
        
        [U, centroid, dist, W, obj] = run_fuzme(n_clust,data,phi,maxiter,1,toldif,0.1,200);
        toc
        %T= kmeans(pc(:,1:7),n_clust,'Replicates',100);
        %T= clusterdata(pc(:,1:6),'maxclust',n_clust,'linkage','ward');
        
        [conf T]= max(U');
        
        for dt=1:2
            [DB(rep,c_rep,dt),CH(rep,c_rep,dt),Dunn(rep,c_rep,dt),KL(rep,c_rep,dt),Han(rep,c_rep,dt),st] = valid_internal_deviation(data,T,dt)
        end
        
        obs_sort = zeros(size(obs_norm));
        obs_sort_mean = zeros(size(obs_norm));
        cell_list = zeros(length(obs_norm),1);
        usort = zeros(size(U));
        n=0;
        for i = 1:max(T);
            members = find(T==i);
            obs_sort(n+1:n+length(members),:) = obs_norm(members,:);
            obs_sort_mean(n+1:n+length(members),:) = repmat(nanmean(obs_norm(members,:),1),length(members),1);
            cell_list(n+1:n+length(members))=members;
            
            usort(n+1:n+length(members),:)=U(members,:);
            n=n+length(members);
        end
        obs_sort(isnan(obs_sort))=-3;
        labels  ={};
        for i = 1:length(obs_name);
            labels{i} = sprintf('%s  %d',obs_name{i},i);
        end
        figure
        imagesc(obs_sort',[-3 3]);
        set(gca,'YTickLabel',labels(1:n_obs))
        set(gca,'YTick',1:length(obs_name))
        figure
        imagesc(obs_sort_mean',[-1.5 1.5]);
        set(gca,'YTickLabel',labels(1:n_obs))
        set(gca,'YTick',1:length(obs_name))
        % figure
        % imagesc(usort')
        
        figure
        imagesc(corrcoef(data(cell_list,:)'),[-1 1]);
        title(sprintf('nclust %d npca %d phi %0.2f',n_clust,npca,phi))
    end
end

figure
imagesc(Dunn(:,:,1));

types = nan(1,length(drift_all));
types(usedcells)=T;

figure
scatter(obs_norm(:,1),obs_norm(:,2),[],T)

[labels cmap clim]= makeColors(types,nan,'qual','Set1');
f = plotSections(sections,anatomy,histox,histoy,histSection,labels);
colormap(cmap); colorbar; set(gca,'Clim',clim); title(sprintf('type %d',i));


for full_analysis=1:0
dsID = 4; ds = find(types==dsID);
onsustID =2; onsust = find(types == onsustID);
offsustID = 3; offsust= find(types == offsustID);
offtransID =5; offtrans = find(types==offtransID);
sbcID = 1; sbc = find(types==sbcID);
miscwID = 6; miscw = find(types==miscwID);
plist{1} = onsust; plist{2} = offsust; plist{3} = offtrans; plist{4} = ds; plist{5}=miscw; plist{6} = sbc;

figure
for i = 1:length(plist);
    subplot(2,3,i)
    hist(manual_type(plist{i}),1:7)
end

%for i = 1:max(T);
for i = [onsustID offsustID offtransID  dsID   sbcID miscwID];
    id = zeros(size(types));
    id(types==i)=1;
    
    [labels cmap clim]= makeColors(id,nan,'qual','Set1');
    f = plotSections(sections,anatomy,histox(~manual_outside),histoy(~manual_outside),histSection(~manual_outside),labels(~manual_outside,:));
    colormap(cmap); colorbar; set(gca,'Clim',clim); title(sprintf('type %d',i));
    
    f = plotFiltSections(sections,anatomy,round(histox(~manual_outside)),round(histoy(~manual_outside)),histSection(~manual_outside),id(~manual_outside),[],cbrewer('seq','Greens',64),[0 0.4],100);
    %title(sprintf('type %d',i));
    %subplot(2,3,1); colorbar
end

id = zeros(size(types));
id(types==onsustID | types == offsustID | types ==offtransID)=1;
f = plotFiltSections(sections,anatomy,round(histox(~manual_outside)),round(histoy(~manual_outside)),histSection(~manual_outside),id(~manual_outside),[],cbrewer('seq','Greens',64),[0 0.7],100);
%title(sprintf('type %d',i));
%subplot(2,3,1); colorbar



sects=[2 3 5];
for section=1:3
    sectionUnits = find(histSection==sects(section) & ~manual_outside');
    Ntotal(section)=length(sectionUnits);
    for type = 1:6;
        N(section,type)=length(intersect(sectionUnits,plist{type}));
        [phat pci] = binofit(N(section,type),Ntotal(section),0.1);
        binoP(section,type)=phat;
        binoCI(section,type,:) = pci;
        err(section,type) = sqrt(Ntotal(section)*phat*(1-phat))/Ntotal(section);
        fraction(section,type) = N(section,type)/Ntotal(section);
    end
end

for tp = 1:6;
    figure
    bar(binoP(:,tp));
    hold on
    %errorbar(1:3,binoP(:,tp),binoP(:,tp)-binoCI(:,tp,1),binoCI(:,tp,2)-binoP(:,tp),'k.','LineWidth',2);
    errorbar(1:3,binoP(:,tp),err(:,tp),'k.','LineWidth',2)
    set(gca,'XTicklabel',{'anterior','mid','posterior'})
    ylabel('fraction'); set(gca,'FontSize',16); set(get(gca,'YLabel'),'Fontsize',16);
end


f = plotFiltSections(sections,anatomy,round(histox(~manual_outside)),round(histoy(~manual_outside)),histSection(~manual_outside),x0(~manual_outside)',[],jet,[0 90],100);
%subplot(2,3,1)
plot([100 300],[900 900],'Linewidth',4,'Color',[0.5 0.5 0.5])
% subplot(2,3,4); colorbar;
f = plotFiltSections(sections,anatomy,round(histox(~manual_outside)),round(histoy(~manual_outside)),histSection(~manual_outside),y0(~manual_outside)',[],jet,[-20 40],100);
%subplot(2,3,1)
plot([100 300],[900 900],'Linewidth',4,'Color',[0.5 0.5 0.5])
% subplot(2,3,4); colorbar;



%%% separate ds os

id = zeros(size(types));
id(types' ==dsID & driftDSI(:,1)>0.3)=1;
f = plotFiltSections(sections,anatomy,round(histox(~manual_outside)),round(histoy(~manual_outside)),histSection(~manual_outside),id(~manual_outside),[],cbrewer('seq','Greens',64),[0 0.3],100);

id = zeros(size(types));
id(types' ==dsID & driftDSI(:,1)<0.3)=1;
f = plotFiltSections(sections,anatomy,round(histox(~manual_outside)),round(histoy(~manual_outside)),histSection(~manual_outside),id(~manual_outside),[],cbrewer('seq','Greens',64),[0 0.4],100);

[labels cmap clim]= makeColors(id,nan,'qual','Set1');
f = plotSections(sections,anatomy,histox(~manual_outside),histoy(~manual_outside),histSection(~manual_outside),labels(~manual_outside,:));
colormap(cmap); colorbar; set(gca,'Clim',clim); title(sprintf('type %d',i));


ncells = [length(offtrans) length(onsust) length(offsust) length(ds) length(sbc) length(miscw) sum(~manual_outside' & isnan(types))];
figure
bar(ncells/sum(ncells));
grouplabels = {'tOff','sOn','sOff','DS/OS','supp','slow','unresp'};
set(gca,'XTicklabel',grouplabels)
rotateticklabel(gca,90)
ylabel('fraction')
set(get(gca,'Ylabel'),'FontSize',20);
set(get(gca,'Xlabel'),'FontSize',labelsize); set(get(gca,'Ylabel'),'FontSize',labelsize); set(gca,'Fontsize',ticksize);
ylim([0 0.28])

figure
for i = 1:length(plist);
    subplot(2,3,i)
    hist(manual_type(plist{i}),1:7)
end

%%% Figures for lgn paper

%%% figure 1 - ephys & sections

%%% correlation
obs_sort = zeros(size(data));
obs_sort_mean = zeros(size(data));
cell_list = zeros(length(obs_norm),1);
usort = zeros(size(U));
n=0;
for i = [onsustID offsustID offtransID  dsID   sbcID miscwID];
    members = find(T==i);
    obs_sort(n+1:n+length(members),:) = obs_norm(members,used_obs);
    obs_sort_mean(n+1:n+length(members),:) = repmat(nanmean(obs_norm(members,used_obs),1),length(members),1);
    cell_list(n+1:n+length(members))=members;
    
    usort(n+1:n+length(members),:)=U(members,:);
    n=n+length(members);
end
%obs_sort(isnan(obs_sort))=-3;
labels  ={};
for i = 1:length(used_obs);
    labels{i} = sprintf('%s',obs_name{used_obs(i)});
end
figure
imagesc(obs_sort',[-3 3]);
set(gca,'YTickLabel',labels(1:length(used_obs)))
set(gca,'YTick',1:length(obs_name))
colormap(flipud(cbrewer('div','RdBu',64)));

figure
imagesc(obs_sort_mean',[-1 1]);
set(gca,'YTickLabel',labels(1:length(used_obs)))
set(gca,'YTick',1:length(obs_name))
%colormap(gray)
colormap(flipud(cbrewer('div','RdBu',64)));
set(gca,'Xtick',50:50:200); xlabel('cell #');
colorbar
set(get(gca,'Xlabel'),'FontSize',16); set(gca,'Fontsize',14);

%%% correlation
figure
imagesc(corrcoef(data(cell_list,:)'),[-1 1]);
%colormap gray
colormap(flipud(cbrewer('div','RdBu',64)));
colorbar
set(gca,'Xtick',50:50:200);
set(gca,'Ytick',50:50:200);
set(gca,'Fontsize',14)

[c p]=corrcoef(data(cell_list,:)');
figure
imagesc(p<0.05);
mean(c(163:176,163:176));

c= corrcoef(data');
order= [offtransID onsustID offsustID dsID   sbcID miscwID];
for i = 1:6
    groupc = c(find(T==order(i)),find(T==order(i)));
    cc(i,1) = mean(groupc(:));
    ccstd(i,1) = std(groupc(:))/sqrt(sqrt(0.5*length(groupc(:))));
    
    groupc = c(find(T==order(i)),find(T~=order(i)));
    cc(i,2) = mean(groupc(:));
    ccstd(i,2) = std(groupc(:))/sqrt(sqrt(0.5*length(groupc(:))));
end

ticksize=14; labelsize=20; stdwidth=2;

grouplabels = {'tOff','sOn','sOff','DS/OS','supp','slow'};

figure
bar(cc(:,1));
hold on
bar(cc(:,2),'r');
errorbar(cc(:,2),ccstd(:,2),'k.','LineWidth',2);
errorbar(cc(:,1),ccstd(:,1),'k.','LineWidth',2);
axis([0 7 -0.25 0.75])
ylabel('correlation');
set(get(gca,'Xlabel'),'FontSize',labelsize); set(get(gca,'Ylabel'),'FontSize',labelsize); set(gca,'Fontsize',ticksize);
legend('within group', 'btw groups')
set(gca,'Xticklabel',grouplabels);
set(get(gca,'Xlabel'),'FontSize',16);

%%% size suppresion
figure
fl_cc = fl_supp([plist{1},plist{2},plist{3}]);
fl_cc(fl_cc<0)=0;
hist(1-fl_cc,0:0.2:1)
set(gca,'Ytick',13.5:13.5:45); set(gca,'Yticklabel',0.1:0.1:0.3);
xlabel('size supp');
ylabel('fraction')
set(get(gca,'Xlabel'),'FontSize',labelsize); set(get(gca,'Ylabel'),'FontSize',labelsize); set(gca,'Fontsize',ticksize);
xlim([-0.2 1.2])

figure
bandpass = lowpass([plist{1},plist{2},plist{3}])./drift_amp([plist{1},plist{2},plist{3}]);
bandpass(bandpass>1)=1;
hist(1-bandpass,0:0.2:1)
set(gca,'Ytick',13.5:13.5:45); set(gca,'Yticklabel',0.1:0.1:0.3);
xlabel('bandpass index');
ylabel('fraction')
set(get(gca,'Xlabel'),'FontSize',labelsize); set(get(gca,'Ylabel'),'FontSize',labelsize); set(gca,'Fontsize',ticksize);
xlim([-0.2 1.2])



%%% bar graphs
figure
subplot(3,3,1)
barparams(driftOSI,plist);
ylabel('OSI','FontSize',10);
subplotAxes(gca)


subplot(3,3,2);
hold off
barparams(A*8,plist);
ylabel('sta amp', 'Fontsize',10);
ylim([-1 1])
subplotAxes(gca)
% subplot(3,3,2);
% barparams(sustain,plist);
% ylabel('sust','FontSize',10);
% subplotAxes(gca)

subplot(3,3,3);
barparams_med(driftF1F0*2,plist);
ylabel('F1/F0','FontSize',10);
subplotAxes(gca)


subplot(3,3,5);
speeds = [10 20 40 80 160 nan];
mv_spd(isnan(mv_spd))=6;
mv_spd_fix = speeds(mv_spd);
barparams(mv_spd_fix,plist);
ylabel('peak speed deg/sec','Fontsize',10)
subplotAxes(gca)


subplot(3,3,9);
sfs = [0 0.01 0.02 0.04 0.08 0.16 0.32 nan];
sf_inds = peak_sf;
sf_inds(peak_sf ==0) = 7;
sf_inds(isnan(peak_sf))=8;
barparams(sfs(sf_inds),plist);
ylabel('peak SF (cpd)','FontSize',10)
ylim([0 0.14])
subplotAxes(gca)

% subplot(3,3,7);
% barparams(tf_ratio(:,1),plist);
% ylabel('TF ratio', 'Fontsize',10);

subplot(3,3,6);hold off
barparams_med(wn_cr_dom/600,plist,6);
ylabel('wn resp sp/sec');
ylim([-8 8])
subplotAxes(gca,6)


subplot(3,3,7);hold off
barparams_med(dr_spont,plist,6);
ylabel('spont (sp/sec)', 'Fontsize',10);
ylim([0 11])
subplotAxes(gca,6)


subplot(3,3,8);hold off
barparams(fl_onoffcorr,plist);
ylabel('on/off corr', 'Fontsize',10);
subplotAxes(gca)

subplot(3,3,8);hold off
barparams(tratio,plist);
ylabel('sta transience', 'Fontsize',10);
subplotAxes(gca)



% subplot(3,3,8);
% barparams(wx,plist);
% ylabel('wx', 'Fontsize',10);
%
% subplot(3,3,9);
% barparams(wy,plist);
% ylabel('wy', 'Fontsize',10);


%democells = [57 89 199]; %sbc
%democells = 89
% democells=199
%  democells = [124 129 157 182 185 231] %% ds os
% democells = [124 157 182]
%  democells = [ 156] %sOff
% democells = [108 ] %sOff
% democells = [119 ]; %sOn
democells = [181 236]; %tOff
% democells = [181]; %tOff
xedge = 64-32;
ticksize=14; labelsize=20; stdwidth=2;
for c = 1:length(democells);
    figure
    i=democells(c); cell_n=i;
    sta = squeeze(wn_all(i,dom_eye(i)).svd_xy(1,:,:));
    imagesc(sta,1.2*[-max(abs(sta(:))) max(abs(sta(:)))]);
    colormap(gray(256));
    xlim([xedge+1 xedge+64]);
    ylim([1 64])
    %       set(gca,'Xtick',xedge:10/wn_degperpix:xedge+64);
    %       set(gca,'Xticklabel',{'0','10','20','30','40','50'});
    
    hold on
    plot([35 35+10/wn_degperpix],[5 5],'w','Linewidth',12)
    %        set(gca,'Ytick',1:10/wn_degperpix:64);
    %       set(gca,'Yticklabel',{'0','10','20','30','40','50'});
    %       xlabel('deg');
    axis off
    axis square
    
    
    
    dt=0.05;
    tmax=0.25;
    figure
    stat= squeeze(wn_all(i,dom_eye(i)).sta_t);
    
    if ~isnan(stat)
        if abs(min(sta(:)))>max(sta(:))
            stat = -stat;
        end
        plot(stat,'Linewidth',2)
        ylim(1.2*[-max(abs(stat)) max(abs(stat))]);
        xlim([1 16])
        set(gca,'Xtick',(0:dt:tmax)*60+1);
        set(gca,'Xticklabel',{'0', '50','100','150','200','250'});
        set(gca,'Ytick',[-0.5 -0.25 0 0.25 0.5])
        xlabel('msec')
        set(get(gca,'Xlabel'),'FontSize',labelsize); set(gca,'Fontsize',ticksize);
    end
    
    figure
    f= fl_all(i);
    for r = 1:2
        hold on
        if r==1
            plot(f.onset_bins(1:end-1),squeeze(mean(f.onset_hist(r,:,:),2)),'Linewidth',2)
        else
            plot(f.onset_bins(1:end-1),squeeze(mean(f.onset_hist(r,:,:),2)),'r','Linewidth',2)
        end
    end
    yl = get(gca,'YLim');
    plot([0.25 0.5],0.9*[yl(2) yl(2)],'g','Linewidth',4);
    xlim([0.15 f.onset_bins(end-1)]);
    set(gca,'Xtick',0.15:0.1:f.onset_bins(end-1));
    set(gca,'Xticklabel',((0.15:0.1:f.onset_bins(end-1))-0.15)*1000)
    xlabel('msec')
    ylabel('sp/sec');
    set(get(gca,'Xlabel'),'FontSize',labelsize); set(get(gca,'Ylabel'),'FontSize',labelsize); set(gca,'Fontsize',ticksize);
    
    figure
    plot(mv_sp_tune(cell_n,:),'Linewidth',2);
    if ~isnan(mv_sp_tune(cell_n))
        axis([1 5 min(0,min(mv_sp_tune(cell_n,:))) 1.2*max(mv_sp_tune(cell_n,:))])
    end
    set(gca,'XTick',1:5); set(gca,'XtickLabel',[10 20 40 80 160]); xlabel('deg/sec');
    ylabel('sp/sec')
    set(get(gca,'Xlabel'),'FontSize',labelsize); set(get(gca,'Ylabel'),'FontSize',labelsize); set(gca,'Fontsize',ticksize);
    
    d = drift_all(cell_n);
    color = {'b','r'};
    figure
    for r=1:2  %%% tempfreq
        f=1;
        drift_os = squeeze(d.orient_tune(r,f,:));
        h=polar((0:8)*pi/4,[drift_os' drift_os(1)],color{r});
        set(h,'Linewidth',stdwidth)
        hold on
    end
    
    
    figure
    for r=1:2
        drift_sf= squeeze(d.sf_tune(r,f,:));
        
        hold on
        plot(drift_sf,color{r},'Linewidth',2);
        axis([1 7 min(0,min(drift_sf)) drift_amp(cell_n)+1])
        set(gca,'XTick',1:7); set(gca,'Xticklabel',[0 0.01 0.02 0.04 0.08 0.16 0.32]);
        xlabel('SF (cpd)'); ylabel('sp/sec')
    end
    set(get(gca,'Xlabel'),'FontSize',labelsize); set(get(gca,'Ylabel'),'FontSize',labelsize); set(gca,'Fontsize',ticksize);
    legend('2Hz','8Hz')
    
    figure
    plot(fl_sztune(i,:),'Linewidth',stdwidth);
    xlim([1 6]); ylim([0 1.2*max(fl_sztune(i,:))]);
    set(gca,'Xticklabel',{'2','4','8','16','32','full'}); xlabel('spot size'); ylabel('sp/sec');
    set(get(gca,'Xlabel'),'FontSize',labelsize); set(get(gca,'Ylabel'),'FontSize',labelsize); set(gca,'Fontsize',ticksize);
    
    figure
    plot((1-cos((1:20)*2*pi/20))*0.5,squeeze(wn_all(i,1).crf)/600,'Linewidth',stdwidth);
    xlabel('contrast'); ylabel('sp/sec');
    set(gca,'Xtick',[0 0.25 0.5 0.75 1]); ylim([0 1.2*max(wn_all(i,1).crf/600)]);
    set(get(gca,'Xlabel'),'FontSize',labelsize); set(get(gca,'Ylabel'),'FontSize',labelsize); set(gca,'Fontsize',ticksize);
    
    
end

figure
plot(dr_spont(~manual_type==0), wn_cr_dom(~manual_type==0)/600,'o')
hold on
%plot(dr_spont(plist{6}), wn_cr(plist{6})/600,'ro')
plot(dr_spont(manual_type==4), wn_cr_dom(manual_type==4)/600,'go')

figure
plot(wx([plist{1} plist{2} plist{3}]),wy([plist{1} plist{2} plist{3}]),'o')

labelsize=20; ticksize=16;
figure
hist(1.17*wx([plist{1} plist{2} plist{3}]),1:1:14)
xlabel('radius (deg)');
ylabel('fraction');
npts = length([plist{1} plist{2} plist{3}])
set(gca,'Xtick',2:2:14)
set(gca,'Ytick',(0:0.1:0.4)*npts); set(gca,'YTickLabel',0:0.1:0.4);
axis([0 15.5 0 0.35*npts])
set(get(gca,'Xlabel'),'FontSize',labelsize); set(get(gca,'Ylabel'),'FontSize',labelsize); set(gca,'Fontsize',ticksize);


figure
os = find(types==dsID);
plot(driftOSI(os,1),driftDSI(os,1),'o')
xlabel('OSI'); ylabel('DSI');
axis equal
axis square


id = zeros(1,length(types));
id(types' ==dsID & (sin(driftOSItheta(:,1)).^2)>0.5)=1;
f = plotFiltSections(sections,anatomy,round(histox(~manual_outside)),round(histoy(~manual_outside)),histSection(~manual_outside),id(~manual_outside),[],cbrewer('seq','Greens',64),[0 0.4],100);

hrange = 0.05:0.1:1
figure
hist(driftOSI(~isnan(types) ),hrange);
hold on
hist(driftOSI(types==dsID),hrange,'r');

driftDSI(driftDSI(:,1)>0.4 & types'~=dsID)=nan;
hrange = 0.05:0.1:1
figure
hist(driftDSI(~isnan(types) ),hrange);
hold on
hist(driftDSI(types==dsID),hrange,'r');
sum(hist(driftDSI(~isnan(types) ),hrange))


grouplabels = {'sOn','sOff','tOff','DS/OS','slow','supp'};

datatable=[];
for i = 1:6
    datatable{1,i+1}=grouplabels{i};
end
for i = 1:size(obs,2);
    datatable{i+1,1}=obs_name{i};
    for c = 1:6
        if i==8
            datatable{i+1,c+1} = sprintf('%0.1f +/- %0.2f',9*nanmean(obs(plist{c},i)),9*nanstd(obs(plist{c},i))/sqrt(length(plist{c})));
        elseif i==13
            datatable{i+1,c+1} = sprintf('%0.1f +/- %0.2f',16.6*nanmean(obs(plist{c},i)),16.6*nanstd(obs(plist{c},i))/sqrt(length(plist{c})));
        elseif i==14
            datatable{i+1,c+1} = sprintf('%0.1f +/- %0.2f',1000*nanmean(obs(plist{c},i))/20,(1000/20)*nanstd(obs(plist{c},i))/sqrt(length(plist{c})));
        elseif i==15
            szs= [2 4 8 16 32 64 nan];
            sz = obs(:,i); sz(isnan(sz))=7;
            sz_all = szs(sz);
            datatable{i+1,c+1} = sprintf('%0.1f +/- %0.2f',nanmean(sz_all(plist{c})),nanstd(sz_all(plist{c}))/sqrt(length(plist{c})));
        elseif i==22
            speeds = [10 20 40 80 160 nan];
            mv_spd(isnan(mv_spd))=6;
            mv_spd_fix = speeds(mv_spd);
            datatable{i+1,c+1} = sprintf('%0.1f +/- %0.2f',nanmean(mv_spd_fix(plist{c})),nanstd(mv_spd_fix(plist{c}))/sqrt(length(plist{c})));
        elseif i == 25
            sfs = [0 0.01 0.02 0.04 0.08 0.16 0.32 nan];
            sf_inds = peak_sf;
            sf_inds(peak_sf ==0) = 7;
            sf_inds(isnan(peak_sf))=8;
            sfvalue = sfs(sf_inds);
            datatable{i+1,c+1} = sprintf('%0.2f +/- %0.3f',nanmean(sfvalue(plist{c})),nanstd(sfvalue(plist{c}))/sqrt(length(plist{c})));
        elseif i==28
            datatable{i+1,c+1} = sprintf('%0.1f +/- %0.2f',2*nanmedian(obs(plist{c},i)),2*nanstd(obs(plist{c},i))/sqrt(length(plist{c})));
        elseif i==29
            datatable{i+1,c+1} = sprintf('%0.1f +/- %0.2f',nanmedian(obs(plist{c},i))/600,(1/600)*nanstd(obs(plist{c},i))/sqrt(length(plist{c})));
            
        else
            datatable{i+1,c+1} = sprintf('%0.1f +/- %0.2f',nanmedian(obs(plist{c},i)),nanstd(obs(plist{c},i))/sqrt(length(plist{c})));
        end
    end
end
xlswrite('datatableLGN2.xls',datatable)


figure
histrange = 0:45:330
rose([ driftOSItheta(os,1) ;driftOSItheta(os,1)+pi],histrange*pi/180)
set(gca,'LineWidth',4)
set(gca,'Fontsize',16)

figure
histrange = 0:45:180
h=hist(round(driftOSItheta(os,1)*180/pi),histrange)
hfix= h;
hfix(1)=h(1)+h(end);
hfix(end) = h(1)+h(end);
polar(histrange*pi/180,hfix)
hold on
polar(histrange*pi/180+pi,hfix);

ds = find(types' == dsID & driftDSI(:,1)>0.3)
figure
histrange = 0:45:330;
rose(round(driftDSItheta(ds,1)),histrange*pi/180)

h=hist(round(driftDSItheta(ds,1)*180/pi),histrange);
hfix= h;
hfix(1)=h(1)+h(end);
hfix(end) = h(1)+h(end);
polar(histrange*pi/180,hfix)

c = find(~isnan(types));
normY= nan(size(histox));
depthY= nan(size(histox));
for cell_n = c;
    
    paxxy = sections(histSection(cell_n)).coords;
    tracexy = anatomy(site(cell_n)).LGN;  %%% coords are reversed
    widthX = max(tracexy(:,2))-min(tracexy(:,2));
    %normX(cell_n) = (histox(cell_n)-min(tracexy(:,2))) / widthX;
    ypts = find(abs((tracexy(:,2))-(histox(cell_n)))<10);
    if length(ypts)>1
        normY(cell_n) = (histoy(cell_n)-min(tracexy(ypts,1))) / (max(tracexy(ypts,1)) - min(tracexy(ypts,1)));
        depthY(cell_n) = max(tracexy(ypts,1)) -histoy(cell_n);
    else
        normY(cell_n)=-50;
        depthY(cell_n)=-50;
    end
end
figure
allY=hist(depthY(~manual_outside & histSection'~=5),[150 450])
bar(allY)
hold on
dsY=hist(depthY( find(types==dsID & histSection~=5)),[150 450]);
bar(dsY)
figure
bar(dsY./allY)

range = [0:0.25:1]
figure
allY=hist(normY,range);
hist(normY,range);
hold on
dsY=hist(normY( find(types==dsID)),range);
hist(normY( find(types==dsID)),range);
figure
bar(dsY./allY)
end %%% full analysis

psfilename = 'c:/data/allLGN.ps'
if exist(psfilename,'file')==2;delete(psfilename);end
figure
imagesc(obs_sort_mean');
labels  ={};
for i = 1:length(obs_name);
    labels{i} = sprintf('%s  %d',obs_name{i},i);
end
set(gca,'YTickLabel',labels(1:n_obs))
set(gca,'YTick',1:length(obs_name))
set(gcf, 'PaperPositionMode', 'auto');
print('-dpsc',psfilename,'-append');

%for c = 1:length(cell_list);
for c = 1:length(wn_all)
    
    
    %cell_n = usedcells(cell_list(c));
    cell_n=c;
    
    i = cell_n;
    
    figure
    set(gcf,'position',[100 50 850 950])
    subplot(5,4,1);
    
    if ~isempty(wn_all(cell_n,dom_eye(cell_n)).N)
        for j=1:3
            subplot(5,4,j);
            imagesc(squeeze(wn_all(i,dom_eye(cell_n)).svd_xy(j,:,:)));
            axis off
        end
        
        subplot(5,4,5);
        imagesc(squeeze(wn_all(i,dom_eye(cell_n)).fitsta));
        axis off
        title(sprintf('x=%d y=%d wx=%d wy=%d',round(x0(cell_n)),round(y0(cell_n)),round(wx(cell_n)),round(wy(cell_n))));
        subplot(5,4,6);
        plot(squeeze(wn_all(i,dom_eye(cell_n)).sta_t));
        title(sprintf('tminmax = %0.2f',tratio(cell_n)));
        subplot(5,4,7);
        plot(1-cos((1:20)*2*pi/20),squeeze(wn_all(i,1).crf));hold on
        if ~isempty(wn_all(i,2).crf)
            plot(1-cos((1:20)*2*pi/20),squeeze(wn_all(i,2).crf),'r');
        end
        title(sprintf('cnrm=%0.1f ad=%0.1f dom=%d',wn_cr_norm(cell_n),wn_adapt(cell_n),dom_eye(cell_n)))
    end
    subplot(5,4,1);
    if ismember(cell_n,usedcells)
        title(sprintf('cell %d; type %d',c,T(find(usedcells==c))));
    else
        title(sprintf('cell %d; type nan',c))
    end
    subplot(5,4,2);
    title(sprintf('filenum %d',site(cell_n)));
    
    subplot(5,4,3);
    title(sprintf('ch%d cl%d',cell_id(cell_n,1),cell_id(cell_n,2)));
    
    f= fl_all(i);
    subplot(5,4,9);
    if ~isempty(f.sta_diff);
        imagesc(f.sta_diff(:,:,f.lag+1)');
    end
    title(sprintf('flash amp=%0.1f',fl_amp(cell_n)))
    axis off
    
    if ~isempty(f.N)
        subplot(5,4,10);
        for r = 1:2
            hold on
            if r==1
                plot(f.onset_bins(1:end-1),squeeze(mean(f.onset_hist(r,:,:),2)))
            else
                plot(f.onset_bins(1:end-1),squeeze(mean(f.onset_hist(r,:,:),2)),'r')
            end
        end
        yl = get(gca,'YLim');
        plot([0.25 0.5],0.9*[yl(2) yl(2)],'g')
        xlim([0 f.onset_bins(end-1)])
        title(sprintf('tp=%d sust=%0.1f c=%0.1f',fl_type(cell_n),sustain(cell_n),fl_onoffcorr(cell_n)));
        
        subplot(5,4,11);
        plot(fl_sztune(i,:));
        xlim([1 6])
        set(gca,'XTick',[]); xlabel('size');
    end
    
    if isstruct(mv_all(cell_n))
    if ~isempty(mv_all(cell_n).N)
        subplot(5,4,13);
        imagesc(squeeze(mv_all(cell_n).sta_diff(:,:,mv_all(cell_n).lag+1))');
        axis off
        title(sprintf('moving amp=%0.1f',mv_amp(cell_n)))
        
        subplot(5,4,14);
        plot(mv_sz_tune(cell_n,:));
        if ~isnan(mv_sz_tune(cell_n,:))
            axis([1 3 min(0,min(mv_sz_tune(cell_n,:))) 1+max(mv_sz_tune(cell_n,:))])
        end
        set(gca,'XTick',[]); xlabel('size');
        
        subplot(5,4,15);
        plot(mv_sp_tune(cell_n,:));
        if ~isnan(mv_sp_tune(cell_n))
            axis([1 5 min(0,min(mv_sp_tune(cell_n,:))) 1+max(mv_sp_tune(cell_n,:))])
        end
        set(gca,'XTick',[]); xlabel('speed');
        title(sprintf('sp=%0.1f sp_ratio=%0.1f',mv_spd(cell_n),mv_spd_ratio(cell_n)));
        subplot(5,4,16);
        plot(mv_os_tune(cell_n,:));
        title(sprintf('os=%0.1f ds=%0.1f',mv_osi(cell_n),mv_dsi(cell_n)));
        if~isnan(mv_os_tune(cell_n))
            axis([1 8 min(0,min(mv_os_tune(cell_n,:))) 1+max(mv_os_tune(cell_n,:))]);
        end
        set(gca,'XTick',[]); xlabel('theta');
    end
    else
        subplot(5,4,13)
        bar(burst_fraction(cell_n,:));
        ylim([0 0.4]);
        title(sprintf('burst %0.2f %0.2f',burst_fraction(cell_n,1),burst_fraction(cell_n,2)));
        subplot(5,4,14);
        plot(stop_crf(cell_n,:),'r');
        hold on
        plot(move_crf(cell_n,:),'b');
        yl = get(gca,'ylim');
        ylim([0 yl(2)]);
        
        if length(movement_all(cell_n).speed)>1
            subplot(5,4,15)
        plot(movement_all(cell_n).mvlfp_tdata,movement_all(cell_n).speed,'g');
        title(sprintf('moving = %0.0f %%',100*sum(movement_all(cell_n).speed>1) /length(movement_all(cell_n).speed)));
        xlim([0 max(movement_all(cell_n).mvlfp_tdata)])
        
        subplot(5,4,16)
          plot(movement_all(cell_n).freqs, squeeze(movement_all(cell_n).mv_lfp));
        ylim([0 1.5*prctile(movement_all(cell_n).mv_lfp(1,:),95)])
        xlim([0 90])
        end
        
        %%% evoked ratio?
    end
    if ~isnan(histox(cell_n))
    subplot(5,4,4)
    plot(sections(histSection(cell_n)).coords(:,1),sections(histSection(cell_n)).coords(:,2),'b.'); hold on
    plot(originalX(cell_n),originalY(cell_n),'r*');
    hold on
    plot(alignedX(cell_n),alignedY(cell_n),'g*')
    title(sprintf('Pax AP = %d',histSection(cell_n)));
    axis([-500 500 -500 500]);
    axis off
    
    subplot(5,4,8);
    lgnxy = anatomy(site(cell_n)).LGN;
    plot(lgnxy(:,2),lgnxy(:,1),'b.'); hold on
    plot(originalX(cell_n),originalY(cell_n),'r*');
    etrode = anatomy(site(cell_n)).Electrode;
    plot(etrode(:,2),etrode(:,1),'k','LineWidth',1);
    axis([-500 500 -500 500]);
    axis off
    title(sprintf('monitor %0.0f',offsetX(cell_n)));
    end
    
    subplot(5,4,12);
    plot(wvform(cell_n,:));
    set(gca,'Xtick',[]);
    xlabel('wvform');
    
    
    color = {'b','r'};
    d = drift_all(cell_n);
    for r=1:2  %%% tempfreq
        for f=1:2  %%% F0 F1
            drift_os = squeeze(d.orient_tune(r,f,:));
            
            subplot(5,4,16+f)
            hold on
            plot(drift_os,color{r});
            title(sprintf('os%0.1f %d ds%0.1f %d',driftOSI(cell_n,f),round(driftOSItheta(cell_n,f)*180/pi),driftDSI(cell_n,f), round(driftDSItheta(cell_n,f)*180/pi)));
            axis([1 8 min(0,min(drift_os)) drift_amp(cell_n)+1])
            set(gca,'XTick',[])
            xlabel('theta')
            
            drift_sf= squeeze(d.sf_tune(r,f,:));
            subplot(5,4,18+f)
            hold on
            plot(drift_sf,color{r});
            if f==2
                title(sprintf('peak sf %d',peak_sf(cell_n)));
            else
                title(sprintf('sf amp %0.1f F1F0 %0.1f',drift_amp(cell_n),driftF1F0(cell_n)));
            end
            axis([1 7 min(0,min(drift_sf)) drift_amp(cell_n)+1])
            set(gca,'XTick',[])
            xlabel('SF')
        end
    end
    set(gcf, 'PaperPositionMode', 'auto');
    print('-dpsc',psfilename,'-append');
    close(gcf)
    
end
ps2pdf('psfile', psfilename, 'pdffile', [psfilename(1:(end-2)) 'pdf']);
